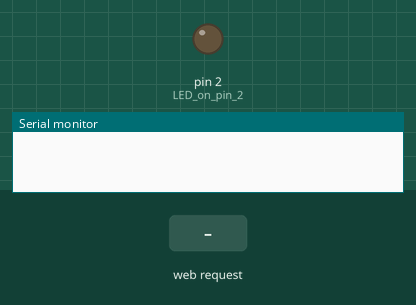
Recording of a sketch running on a simulated Arduino Uno, built for the host (arithmetic inside an expression is 32-bit, double 64-bit). Shown: output pins drawn as LEDs (lit = HIGH), the last lines printed to the serial monitor. Inputs (shaded band) come from the test bench. WiFi joins after 1.5 s; servers stay silent unless stated.

Above: at 1.2 s.
1.3 s: HTTP request GET /?LED2=2 received
At 1.6 s:
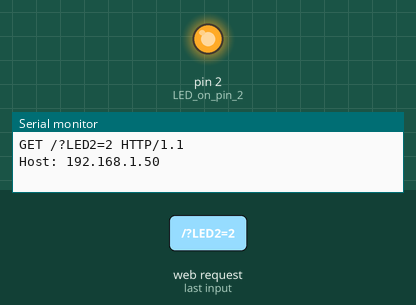
Timing chart, 0 to 4.3 s (numbered marks = the images above; inputs shaded):
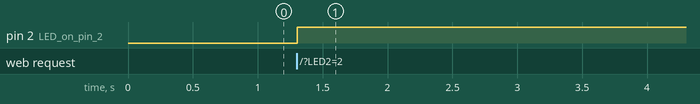

The sketch:

WebServerLED_SE.ino
```cpp
//08/04/15 Port to ESP8266 from Starting Electronics
/*The Arduino sketch in this example reads the HTTP request header and checks for the text LED2=2 and if found, the Arduino will toggle the LED from off to on or on to off.

Both of the above requests contain the LED2=2 text although in different places. When checking the box, the text is part of the GET request line. When unchecking the box, the text is part of the Referer: header.

With this background information, we can now see how the Arduino sketch works.
LED Web Server Sketch

The Arduino sketch for the LED web server is shown below.*/
/*--------------------------------------------------------------
  Program:      eth_websrv_LED
  Hardware:     LED and resistor in series connected between
                  Arduino pin 2 and GND
  Date:         11 January 2013
  Author:       W.A. Smith, http://startingelectronics.org
--------------------------------------------------------------*/
#include <SPI.h>
#include <Ethernet.h>

// MAC address from Ethernet shield sticker under board
byte mac[] = { 0xDE, 0xAD, 0xBE, 0xEF, 0xFE, 0xED };
IPAddress ip(10, 0, 0, 20); // IP address, may need to change depending on network
EthernetServer server(80);  // create a server at port 80

String HTTP_req;          // stores the HTTP request
boolean LED_status = 0;   // state of LED, off by default

void setup()
{
    Ethernet.begin(mac, ip);  // initialize Ethernet device
    server.begin();           // start to listen for clients
    Serial.begin(9600);       // for diagnostics
    pinMode(2, OUTPUT);       // LED on pin 2
}

void loop()
{
    EthernetClient client = server.available();  // try to get client

    if (client) {  // got client?
        boolean currentLineIsBlank = true;
        while (client.connected()) {
            if (client.available()) {   // client data available to read
                char c = client.read(); // read 1 byte (character) from client
                HTTP_req += c;  // save the HTTP request 1 char at a time
                // last line of client request is blank and ends with \n
                // respond to client only after last line received
                if (c == '\n' && currentLineIsBlank) {
                    // send a standard http response header
                    client.println("HTTP/1.1 200 OK");
                    client.println("Content-Type: text/html");
                    client.println("Connection: close");
                    client.println();
                    // send web page
                    client.println("<!DOCTYPE html>");
                    client.println("<html>");
                    client.println("<head>");
                    client.println("<title>Arduino LED Control</title>");
                    client.println("</head>");
                    client.println("<body>");
                    client.println("<h1>LED</h1>");
                    client.println("<p>Click to switch LED on and off.</p>");
                    client.println("<form method=\"get\">");
                    ProcessCheckbox(client);
                    client.println("</form>");
                    client.println("</body>");
                    client.println("</html>");
                    Serial.print(HTTP_req);
                    HTTP_req = "";    // finished with request, empty string
                    break;
                }
                // every line of text received from the client ends with \r\n
                if (c == '\n') {
                    // last character on line of received text
                    // starting new line with next character read
                    currentLineIsBlank = true;
                }
                else if (c != '\r') {
                    // a text character was received from client
                    currentLineIsBlank = false;
                }
            } // end if (client.available())
        } // end while (client.connected())
        delay(1);      // give the web browser time to receive the data
        client.stop(); // close the connection
    } // end if (client)
}

// switch LED and send back HTML for LED checkbox
void ProcessCheckbox(EthernetClient cl)
{
    if (HTTP_req.indexOf("LED2=2") > -1) {  // see if checkbox was clicked
        // the checkbox was clicked, toggle the LED
        if (LED_status) {
            LED_status = 0;
        }
        else {
            LED_status = 1;
        }
    }

    if (LED_status) {    // switch LED on
        digitalWrite(2, HIGH);
        // checkbox is checked
        cl.println("<input type=\"checkbox\" name=\"LED2\" value=\"2\" \
        onclick=\"submit();\" checked>LED2");
    }
    else {              // switch LED off
        digitalWrite(2, LOW);
        // checkbox is unchecked
        cl.println("<input type=\"checkbox\" name=\"LED2\" value=\"2\" \
        onclick=\"submit();\">LED2");
    }
}

/*Modification to Sketch

This sketch is a modified version of the eth_websrv_page sketch from the basic Arduino web server.

The sketch creates the HTML page as usual, but calls the ProcessCheckbox() function to take care of the line that draws the checkbox.

The ProcessCheckbox() function checks to see if the HTTP request contains the text LED2=2. If the HTTP request does contain this text, then the LED will be toggled (switched from on to off or from off to on) and the web page is sent again with the checkbox control also toggled to reflect the state of the LED.
Improvements

The sketch has been kept simple for learning purposes, but some improvements can be made to this sketch to make it more reliable.

The sketch currently only checks for the presence of the text LED2=2 in the HTTP request to see if the checkbox was clicked. It would be more reliable to check where the LED2=2 text is in the HTTP message to determine whether the checkbox is being checked or unchecked. This would then make it impossible for the state of the LED and the state of the checkbox to become unsynchronized.*/

//Last line.
```

Measured:
- after the input at 1.3 s, pin 2 (LED_on_pin_2): LOW → HIGH at once
